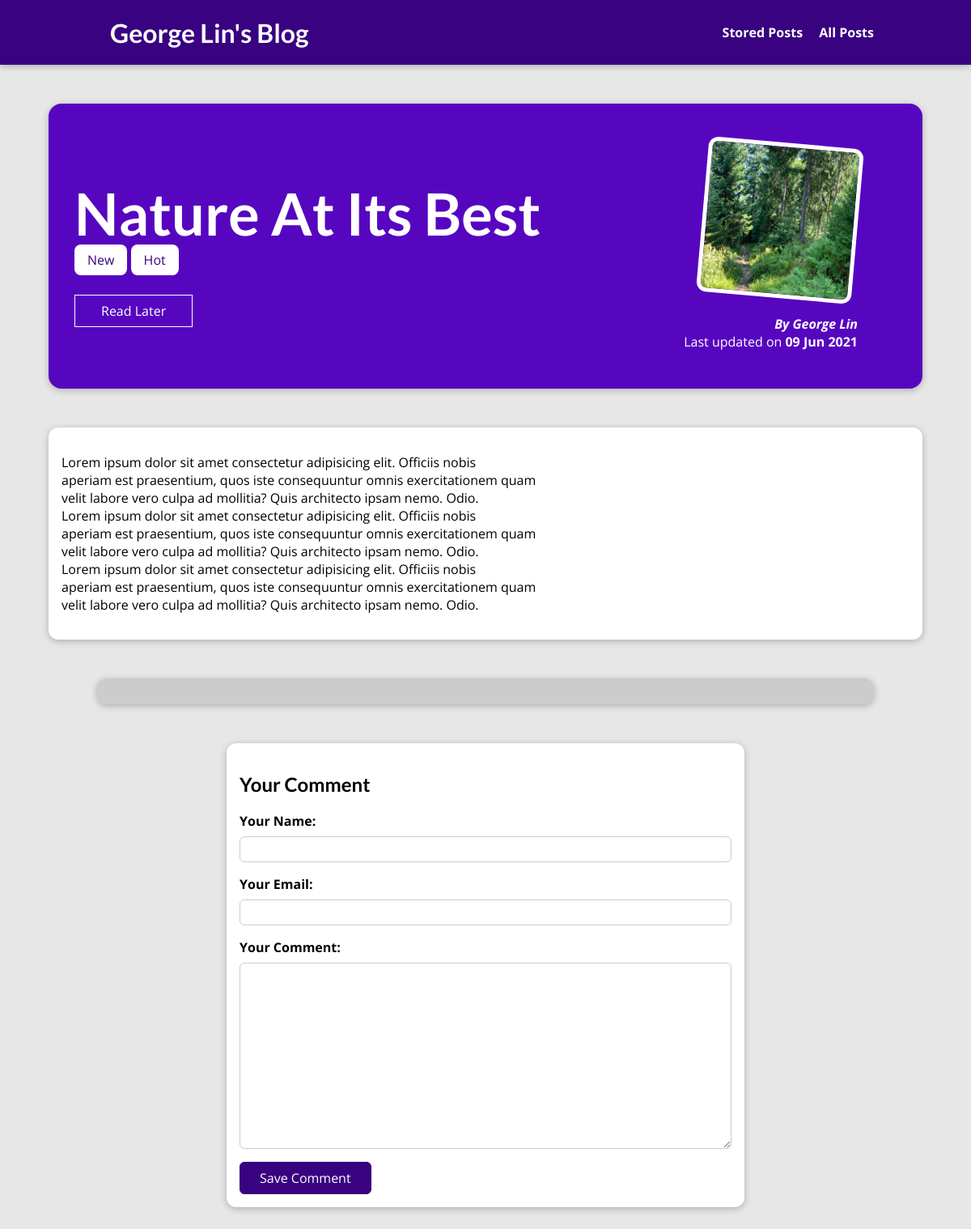
The page /posts/nature-at-its-best on the database its author committed.
### blog/models.py (models this page shows, shortened)
class Post(models.Model):
    title = models.CharField(max_length=150)
    excerpt = models.CharField(max_length=200)
    image = models.ImageField(upload_to="posts", null=True)
    date = models.DateField(auto_now=True)
    slug = models.SlugField(unique=True, db_index=True)
    content = models.TextField(validators=[MinLengthValidator(10)])
    author = models.ForeignKey(
        Author, on_delete=models.SET_NULL, null=True, related_name="posts")
    tags = models.ManyToManyField(Tag)

class Tag(models.Model):
    caption = models.CharField(max_length=20)

class Author(models.Model):
    first_name = models.CharField(max_length=100)
    last_name = models.CharField(max_length=100)
    email_address = models.EmailField()
    def full_name(self):
        return f"{self.first_name} {self.last_name}"
    def __str__(self):
        return self.full_name()

### blog/views.py (the view, shortened to what this page needs)
# urls.py: path("posts/<slug:slug>", views.SinglePostView.as_view(),
class SinglePostView(View):
    def is_stored_post(self, request, post_id):
        stored_posts = request.session.get("stored_posts")
        if stored_posts is not None:
          is_saved_for_later = post_id in stored_posts
        else:
          is_saved_for_later = False
        return is_saved_for_later
    def get(self, request, slug):
        post = Post.objects.get(slug=slug)
        context = {
            "post": post,
            "post_tags": post.tags.all(),
            "comment_form": CommentForm(),
            "comments": post.comments.all().order_by("-id"),
            "saved_for_later": self.is_stored_post(request, post.id)
        }
        return render(request, "blog/post-detail.html", context)

### blog/forms.py
class CommentForm(forms.ModelForm):
    class Meta:
        model = Comment
        exclude = ["post"]
        labels = {
          "user_name": "Your Name",
          "user_email": "Your Email",
          "text": "Your Comment"
        }

### blog/templates/blog/post-detail.html (shortened to what this page needs)
{% extends "base.html" %}
{% load static %}
{% block css_files %}
<link rel="stylesheet" href="{% static "blog/post-detail.css" %}" />
{% endblock %}
{% block content %}
<section id="summary">
  <h2>{{ post.title }}</h2>
  <div>
    {% for tag in post_tags %}
      <span class="tag">{{ tag.caption }}</span>
    {% endfor %}
  </div>
  <div id="read-later">
    <form action="{% url "read-later" %}" method="POST">
      <button>
        {% if saved_for_later %}
          Remove from "Read Later" List
        {% else %}
          Read Later
        {% endif %}
      </button>
    </form>
  </div>
  <article>
    <img src="{{ post.image.url }}" alt="{{ post.title }}" />
    <address>By <a href="mailto:{{ post.author.email_address }}">{{ post.author }}</a></address>
    <div>Last updated on <time>{{ post.date|date:"d M Y" }}</time></div>
  </article>
</section>
<main>
  {{ post.content|linebreaks }}
</main>
<section id="comments">
</section>
<section id="comment-form">
  <h2>Your Comment</h2>
  <form action="{% url "post-detail-page" post.slug %}" method="POST">
    {% for form_field in comment_form %}
      <div class="form-control {% if form_field.errors %}invalid{% endif %}">
        {{ form_field.label_tag }}
        {{ form_field }}
      </div>
    {% endfor %}
    <button>Save Comment</button>
  </form>
</section>
{% endblock %}

### static/app.css (style rules this page uses)
* { box-sizing: border-box; }
html { font-family: 'Open Sans', 'Lato', sans-serif; }
body { margin: 0; }
h1, h2, h3 { font-family: 'Lato', sans-serif; font-weight: bold; }

### blog/static/blog/post-detail.css (style rules this page uses)
body { background-color: #e7e7e7; }
#summary { margin: 8rem auto 3rem auto; padding: 2rem; width: 90%; max-width: 90rem; border-radius: 16px; background-color: #5706c0; position: relative; box-shadow: 0 2px 8px rgba(0, 0, 0, 0.25); height: 22rem; }
#summary h2 { color: white; font-size: 4.5rem; margin-bottom: 0.25rem; }
#summary article { position: absolute; top: 2rem; right: 3rem; padding: 1rem 2rem; border-radius: 12px; text-align: right; color: white; }
#summary article img { width: 12rem; height: 12rem; border-radius: 12px; transform: rotateZ(5deg); border: 5px solid white; margin-bottom: 1rem; }
#summary address { font-weight: bold; }
#summary a { color: white; text-decoration: none; }
#summary time { font-weight: bold; }
#read-later { margin: 2rem 0; }
#read-later button { background-color: transparent; border: 1px solid white; padding: 0.5rem 2rem; font: inherit; color: white; cursor: pointer; }
main { width: 90%; max-width: 90rem; margin: 3rem auto; background-color: white; padding: 1rem; border-radius: 12px; box-shadow: 0 2px 8px rgba(0, 0, 0, 0.25); }
.tag { background-color: white; color: #390281; padding: 0.5rem 1rem; border-radius: 8px; }
#comment-form { margin: 3rem auto; width: 90%; max-width: 40rem; border-radius: 12px; background-color: white; box-shadow: 0 2px 8px rgba(0, 0, 0, 0.25); padding: 1rem; }
#comment-form button { font: inherit; background-color: #390281; color: white; border: 1px solid #390281; padding: 0.5rem 1.5rem; border-radius: 6px; cursor: pointer; }
.form-control { margin-bottom: 1rem; }
.form-control label { font-weight: bold; margin-bottom: 0.5rem; display: block; }
.form-control input, .form-control textarea { display: block; width: 100%; font: inherit; padding: 0.25rem; border-radius: 6px; border: 1px solid #ccc; }
#comments { margin: 3rem auto; width: 90%; max-width: 60rem; border-radius: 12px; background-color: #ccc; box-shadow: 0 2px 8px rgba(0, 0, 0, 0.25); padding: 1rem 2rem; }

### rows shown on the page
Post: title "Nature At Its Best", image (picture), author "George Lin", date "09 Jun 2021", content "Lorem ipsum dolor sit amet consectetur adipisicing elit. Officiis nobis aperiam est praesentium, quos iste consequuntur omnis exercitationem quam velit labore vero culpa ad mollitia? Quis architecto ipsam nemo. Odio. Lorem ipsum dolor sit amet consectetur adipisicing elit. Officiis nobis aperiam est praesentium, quos iste consequuntur omnis exercitationem quam velit labore vero culpa ad mollitia? Quis architecto ipsam nemo. Odio. Lorem ipsum dolor sit amet consectetur adipisicing elit. Officiis nobis aperiam est praesentium, quos iste consequuntur omnis exercitationem quam velit labore vero culpa ad mollitia? Quis architecto ipsam nemo. Odio."
Tag: caption "New"
Tag: caption "Hot"
